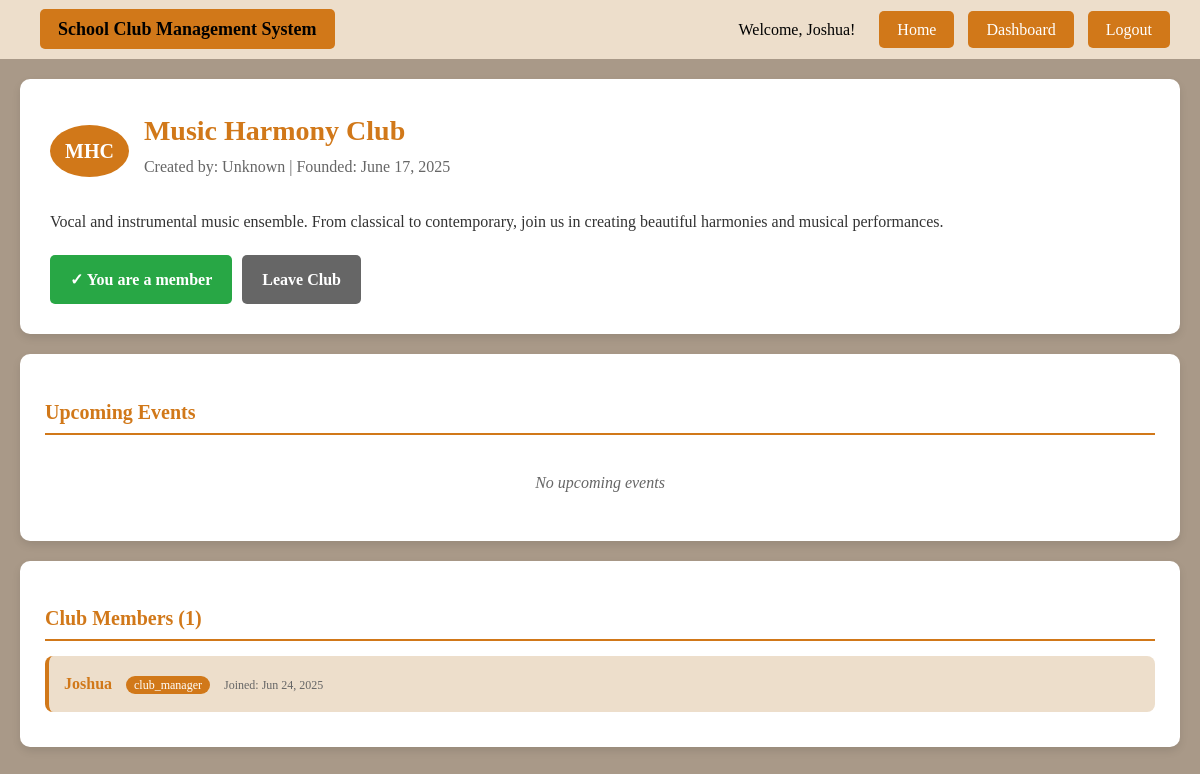
The app's page /club_details.php?id=7 (signed in) with its own data.
### tables this page shows
CREATE TABLE `clubs` (
  `id` int(11) NOT NULL,
  `patron_id` int(11) NOT NULL,
  `name` varchar(100) NOT NULL,
  `initials` varchar(10) NOT NULL,
  `description` text DEFAULT NULL,
  `created_by` int(11) DEFAULT NULL,
  `created_at` timestamp NOT NULL DEFAULT current_timestamp()
);

CREATE TABLE `memberships` (
  `id` int(11) NOT NULL,
  `user_id` int(11) NOT NULL,
  `club_id` int(11) NOT NULL,
  `status` enum('pending','approved','rejected') DEFAULT 'pending',
  `joined_at` timestamp NOT NULL DEFAULT current_timestamp()
);

CREATE TABLE `users` (
  `id` int(11) NOT NULL,
  `username` varchar(50) NOT NULL,
  `surname` varchar(100) DEFAULT NULL,
  `email` varchar(100) NOT NULL,
  `school_id` varchar(50) NOT NULL,
  `password` varchar(255) NOT NULL,
  `role` enum('student','club_manager','admin') DEFAULT 'student',
  `created_at` timestamp NOT NULL DEFAULT current_timestamp()
);

### club_details.php (the view, shortened to what this page needs)
<?php
$conn = new mysqli("localhost", "root", "", "ics_project");
$club_id = isset($_GET['id']) ? intval($_GET['id']) : 0;
$club_stmt = $conn->prepare("SELECT c.*, u.username as creator_name FROM clubs c LEFT JOIN users u ON c.created_by = u.id WHERE c.id = ?");
$club_stmt->bind_param("i", $club_id);
$club_stmt->execute();
$club_result = $club_stmt->get_result();
$club = $club_result->fetch_assoc();
$events_stmt = $conn->prepare("SELECT * FROM events WHERE club_id = ? ORDER BY event_date DESC");
$events_stmt->bind_param("i", $club_id);
$events_stmt->execute();
$events_result = $events_stmt->get_result();
$members_stmt = $conn->prepare("SELECT u.username, u.role, m.joined_at FROM memberships m JOIN users u ON m.user_id = u.id WHERE m.club_id = ? ORDER BY m.joined_at DESC");
$members_stmt->bind_param("i", $club_id);
$members_stmt->execute();
$members_result = $members_stmt->get_result();
$is_member = false;
$user_id = isset($_SESSION['user_id']) ? $_SESSION['user_id'] : 0;
if ($user_id > 0) {
    $member_check = $conn->prepare("SELECT id FROM memberships WHERE user_id = ? AND club_id = ?");
    $member_check->bind_param("ii", $user_id, $club_id);
    $member_check->execute();
    $is_member = $member_check->get_result()->num_rows > 0;
}
?>
<!DOCTYPE html>
<html>
<head>
</head>
<body>
    <div class="navbar">
        <div class="logo">
            <a href="home.php" style="color: black; text-decoration: none;">
                School Club Management System
            </a>
        </div>
        <div>
            <?php if (isset($_SESSION['username'])): ?>
                <span style="color: black; margin-right: 10px;">
                    Welcome, <?php echo htmlspecialchars($_SESSION['username']); ?>!
                </span>
                <a href="home.php">Home</a>
                <a href="student_dashboard.php">Dashboard</a>
                <a href="logout.php">Logout</a>
            <?php else: ?>
                <a href="home.php">Home</a>
                <a href="login.php">Login</a>
            <?php endif; ?>
        </div>
    </div>
    <div class="container">
        <div class="club-header">
            <div class="club-title">
                <div class="club-initials-badge"><?php echo htmlspecialchars($club['initials']); ?></div>
                <div>
                    <h1 class="club-name"><?php echo htmlspecialchars($club['name']); ?></h1>
                    <div class="club-meta">
                        Created by: <?php echo htmlspecialchars($club['creator_name'] ?? 'Unknown'); ?> |
                        Founded: <?php echo date('F j, Y', strtotime($club['created_at'])); ?>
                    </div>
                </div>
            </div>
            <div class="club-description">
                <?php echo htmlspecialchars($club['description']); ?>
            </div>
            <?php if (isset($_SESSION['user_id'])): ?>
                <div class="action-buttons">
                    <?php if ($is_member): ?>
                        <span class="btn btn-success">✓ You are a member</span>
                        <a href="leave_club.php?id=<?php echo $club_id; ?>" class="btn btn-secondary"
                           onclick="return confirm('Are you sure you want to leave this club?')">Leave Club</a>
                    <?php else: ?>
                        <a href="join_club.php?id=<?php echo $club_id; ?>" class="btn btn-primary">Join Club</a>
                    <?php endif; ?>
                </div>
            <?php else: ?>
                <div class="action-buttons">
                    <a href="login.php" class="btn btn-primary">Login to Join Club</a>
                </div>
            <?php endif; ?>
        </div>
        <div class="section">
            <h2 class="section-title">Upcoming Events</h2>
            <?php if ($events_result->num_rows > 0): ?>
                <?php while($event = $events_result->fetch_assoc()): ?>
                    <div class="event-item">
                        <div class="event-title"><?php echo htmlspecialchars($event['title']); ?></div>
                        <div class="event-date">
                            <?php echo $event['event_date'] ? date('F j, Y', strtotime($event['event_date'])) : 'Date TBD'; ?>
                        </div>
                        <div><?php echo htmlspecialchars($event['description']); ?></div>
                    </div>
                <?php endwhile; ?>
            <?php else: ?>
                <div class="no-content">No upcoming events</div>
            <?php endif; ?>
        </div>
        <div class="section">
            <h2 class="section-title">Club Members (<?php echo $members_result->num_rows; ?>)</h2>
            <?php if ($members_result->num_rows > 0): ?>
                <?php while($member = $members_result->fetch_assoc()): ?>
                    <div class="member-item">
                        <span class="member-name"><?php echo htmlspecialchars($member['username']); ?></span>
                        <span class="member-role"><?php echo htmlspecialchars($member['role']); ?></span>
                        <span style="color: #666; font-size: 12px; margin-left: 10px;">
                            Joined: <?php echo date('M j, Y', strtotime($member['joined_at'])); ?>
                        </span>
                    </div>
                <?php endwhile; ?>
            <?php else: ?>
                <div class="no-content">No members yet</div>
            <?php endif; ?>
        </div>
    </div>
</body>

### club_details.php (style rules this page uses)
body { font-family: 'Times New Roman', Times, serif; margin: 0; padding: 0; background-color: rgb(169, 153, 136); line-height: 1.6; }
.navbar { background-color: rgb(237, 222, 203); padding: 15px 30px; display: flex; justify-content: space-between; align-items: center; }
.navbar .logo { font-size: 18px; font-weight: bold; color: black; }
.navbar a { background-color: rgb(209, 120, 25); color: #fff; padding: 10px 18px; text-decoration: none; border-radius: 5px; transition: background-color 0.3s ease; margin-left: 10px; }
.container { max-width: 1200px; margin: 0 auto; padding: 20px; }
.club-header { background-color: white; border-radius: 10px; padding: 30px; margin-bottom: 20px; box-shadow: 0 4px 8px rgba(0, 0, 0, 0.1); }
.club-title { display: flex; align-items: center; gap: 15px; margin-bottom: 15px; }
.club-initials-badge { background-color: rgb(209, 120, 25); color: white; padding: 10px 15px; border-radius: 50%; font-weight: bold; font-size: 20px; }
.club-name { font-size: 28px; color: rgb(209, 120, 25); margin: 0; }
.club-meta { color: #666; margin-bottom: 15px; }
.club-description { font-size: 16px; color: #333; }
.action-buttons { margin-top: 20px; display: flex; gap: 10px; }
.btn { padding: 12px 20px; border: none; border-radius: 5px; cursor: pointer; text-decoration: none; display: inline-block; transition: background-color 0.3s ease; font-weight: bold; }
.btn-secondary { background-color: #666; color: white; }
.btn-success { background-color: #28a745; color: white; }
.section { background-color: white; border-radius: 10px; padding: 25px; margin-bottom: 20px; box-shadow: 0 4px 8px rgba(0, 0, 0, 0.1); }
.section-title { color: rgb(209, 120, 25); font-size: 20px; margin-bottom: 15px; border-bottom: 2px solid rgb(209, 120, 25); padding-bottom: 5px; }
.event-item, .member-item { background-color: rgb(237, 222, 203); padding: 15px; margin-bottom: 10px; border-radius: 8px; border-left: 4px solid rgb(209, 120, 25); }
.member-name { font-weight: bold; color: rgb(209, 120, 25); }
.member-role { background-color: rgb(209, 120, 25); color: white; padding: 2px 8px; border-radius: 12px; font-size: 12px; margin-left: 10px; }
.no-content { text-align: center; color: #666; font-style: italic; padding: 20px; }

### records on screen
clubs: initials "MHC", name "Music Harmony Club", created_at "June 17, 2025", description "Vocal and instrumental music ensemble. From classical to contemporary, join us in creating beautiful harmonies and musical performances."
memberships: user.username "Joshua", user.role "club_manager", joined_at "Jun 24, 2025"

### other values on screen
$_SESSION['username'] "Joshua"
$club['creator_name'] "Unknown"
$members_result->num_rows "1"
